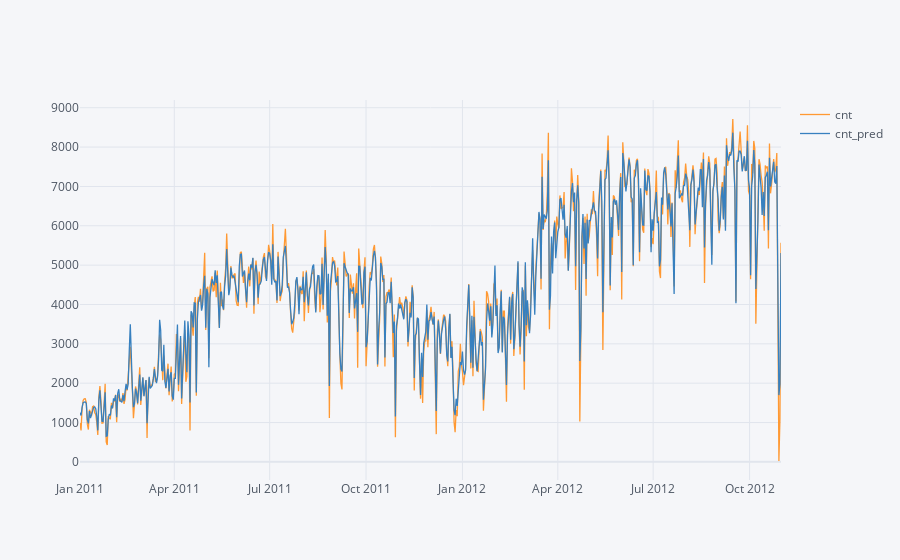

This figure's notebook cell:
### Markdown cell above
Test error metrics are very high as compared to train error metrics, so the model is overfitting a lot. We will try to solve this by tuning the hyperparameters.

### Code cell
data_train['cnt_pred'] = y_pred_train
data_train['cnt_pred_oob'] = rf_model.oob_prediction_
data_train[['cnt', 'cnt_pred']].iplot()

### Figure 1 — Plotly figure (JSON) as saved in the notebook; plotly's stock layout.template omitted (floating-point values rounded to 4 significant figures; data arrays with more than 128 entries replaced by an {"elided": "..."} marker saying what was removed)
{"data": [{"line": {"color": "rgba(255, 153, 51, 1.0)", "dash": "solid", "shape": "linear", "width": 1.3}, "mode": "lines", "name": "cnt", "text": "", "type": "scatter", "x": {"elided": "668 str values"}, "y": {"elided": "668 int values"}}, {"line": {"color": "rgba(55, 128, 191, 1.0)", "dash": "solid", "shape": "linear", "width": 1.3}, "mode": "lines", "name": "cnt_pred", "text": "", "type": "scatter", "x": {"elided": "668 str values"}, "y": {"elided": "668 int values"}}], "layout": {"legend": {"bgcolor": "#F5F6F9", "font": {"color": "#4D5663"}}, "paper_bgcolor": "#F5F6F9", "plot_bgcolor": "#F5F6F9", "title": {"font": {"color": "#4D5663"}}, "xaxis": {"gridcolor": "#E1E5ED", "showgrid": true, "tickfont": {"color": "#4D5663"}, "title": {"font": {"color": "#4D5663"}, "text": ""}, "zerolinecolor": "#E1E5ED"}, "yaxis": {"gridcolor": "#E1E5ED", "showgrid": true, "tickfont": {"color": "#4D5663"}, "title": {"font": {"color": "#4D5663"}, "text": ""}, "zerolinecolor": "#E1E5ED"}}}
